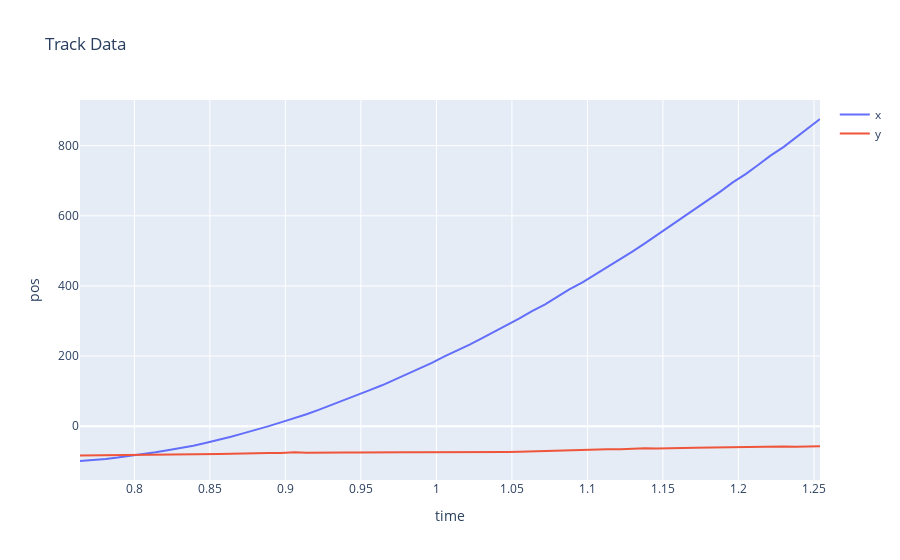

Notebook source saved alongside this figure:
### Code cell
# Plot x and y vs time
fig = go.Figure()
fig.add_trace( go.Scatter(x=mydata[:,0], y=mydata[:,1], mode='lines',name='x'))
fig.add_trace( go.Scatter(x=mydata[:,0], y=mydata[:,2], mode='lines',name='y'))
fig.update_layout(title='Track Data', xaxis_title='time', yaxis_title='pos')
fig.show()
